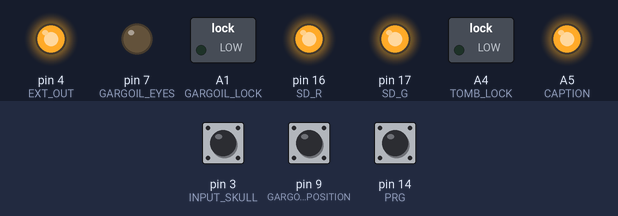
Bench run of a sketch on a simulated Arduino Uno, built with avr-gcc and run on an emulated ATmega328P. Shown: switched loads named in the sketch (green lamp = pin HIGH), output pins drawn as LEDs (lit = HIGH). Inputs (shaded band) come from the test bench; at power-on: pin 3 (INPUT_SKULL) HIGH, pin 9 (GARGOIL_POSITION) HIGH, pin 14 (PRG) HIGH. The audio player accepts every command and is not drawn; pins used as bus, display or sensor lines are not drawn.

Above: at 3.8 s.
3.9 s: pin 3 (INPUT_SKULL) pulled LOW for 0.15 s
At 4.3 s:
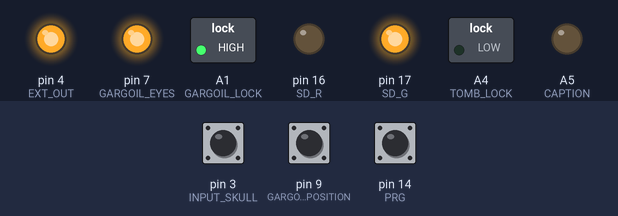
At 5.6 s:
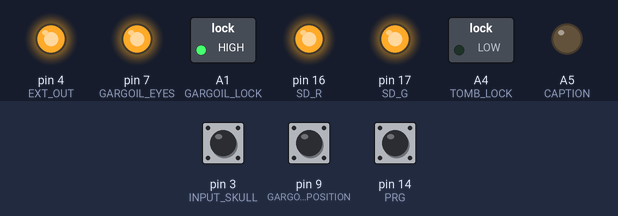
5.9 s: pin 9 (GARGOIL_POSITION) pulled LOW for 0.15 s
At 10.6 s:
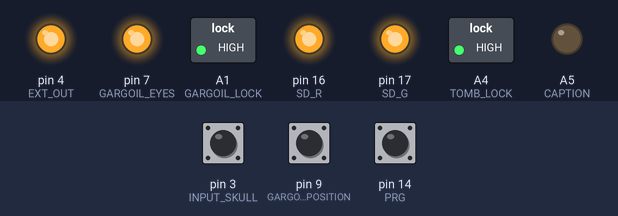
Timing chart, 0 to 12.1 s (numbered marks = the images above; inputs shaded):
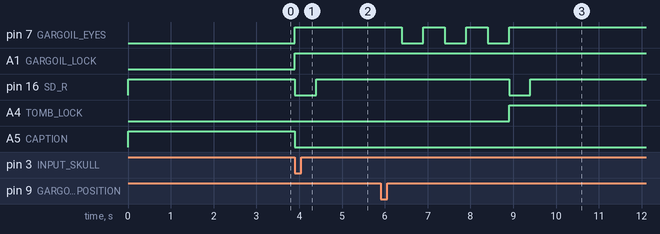

The sketch:

tombstone.ino
```cpp
#define __STDC_LIMIT_MACROS

#include <MFRC522.h>
#include <SPI.h>
#include <EEPROM.h>
#include <Servo.h>
#include <DFPlayer_Mini_Mp3.h>

#define DEBUG 0

#define RST_PIN        8           // Configurable, see typical pin layout above
#define SS_PIN         10          // Configurable, see typical pin layout above

#define SERVO_S1       5            // Сигнал управления сервоприводом №1
#define SERVO_S2       6            // Сигнал управления сервоприводом №2

#define EXT_OUT        4            // Внешний сигнал активации второй платы

#define SD_R           16 //A2      // Красный цвет второго светодиода
#define SD_G           17 //A3      // Зелёный цвет первого светодиода

#define PRG            14 //A0      // Вывод отвечает за вход в режим программирования новой карточки (если на него подан логический 0 - GND)

#define GARGOIL_POSITION 9 // Герконы от гаргулий
#define INPUT_SKULL 3 // Входной сигнал от черепа

#define GARGOIL_EYES 7 // Глаза гаргулий
#define GARGOIL_LOCK A1 // Отпускаем гаргулий
#define TOMB_LOCK A4 // Отпускаем "камень" от могилы
#define CAPTION A5 // Включаем подпись

#define sd_access_green       ( digitalWrite(SD_G, HIGH), digitalWrite(SD_R, LOW) )
#define sd_access_red         ( digitalWrite(SD_G, LOW), digitalWrite(SD_R, HIGH) )
#define sd_access_yellow      ( digitalWrite(SD_G, HIGH), digitalWrite(SD_R, HIGH) )
#define sd_access_clear       ( digitalWrite(SD_G, LOW), digitalWrite(SD_R, LOW) )

#define ext_out_on            ( digitalWrite(EXT_OUT, LOW) )
#define ext_out_off           ( digitalWrite(EXT_OUT, HIGH) )


MFRC522 mfrc522(SS_PIN, RST_PIN);   // Create MFRC522 instance.

MFRC522::MIFARE_Key key;

Servo myservo1;  // create servo object to control a servo
// twelve servo objects can be created on most boards
Servo myservo2;  // create servo object to control a servo
// twelve servo objects can be created on most boards

int angle = 0;    // variable to store the servo position

//const unsigned char Saved_UID[10] = {0x34, 0x38, 0x07, 0x81, 0xda, 0xed, 0x56, 0, 0, 0};
unsigned char legal_UID[10];
unsigned char card_i = 0, i = 0;

unsigned long old_time = 0, new_time = 0, timeout = 0;

////////////////////////////////////////////////////////////////////////////////////////

enum EState
{
  ES_WAIT_SKULL,
  ES_WAIT_GARGOIL,
  ES_WAIT_CRYSTALL,
  ES_ETERNITY
};

EState State = ES_WAIT_SKULL;

////////////////////////////////////////////////////////////////////////////////////////

#if (DEBUG)
/**
   Helper routine to dump a byte array as hex values to Serial.
*/
void dump_byte_array(byte *buffer, byte bufferSize)
{
  for (byte i = 0; i < bufferSize; i++)
  {
    Serial.print(buffer[i] < 0x10 ? " 0" : " ");
    // delay(50);
    Serial.print(buffer[i], HEX);
    // delay(50);
  }
}
#endif

void(* doReset) (void) = 0; //declare reset function @ address 0

void RecordNewTagAndReset()
{
  sd_access_yellow;

  timeout = 0;
  old_time = millis();

  while (timeout < 1000) {
    new_time = millis();
    if ((new_time - old_time) >= 0) {
      timeout = new_time - old_time;
    } else {
      timeout = 0xffffffff - old_time + new_time;
    }

    // Look for new cards
    if (!mfrc522.PICC_IsNewCardPresent()) {
      continue;
    }
#if(DEBUG)
    Serial.println("IsNewCard");
    //delay(50);
#endif

    // Select one of the cards
    if ( mfrc522.PICC_ReadCardSerial()) {
#if (DEBUG)
      // Show some details of the PICC (that is: the tag/card)
      Serial.print("Card UID:");
      dump_byte_array(mfrc522.uid.uidByte, mfrc522.uid.size);

      Serial.println();
      Serial.print("PICC type: ");
      byte piccType = mfrc522.PICC_GetType(mfrc522.uid.sak);
      delay(50);
#endif

      unsigned char PROGRAMM_OK = 1;
      for (card_i = 0; card_i < 10; card_i++) {
        if (card_i < mfrc522.uid.size) {
          EEPROM.write(32245 + card_i, mfrc522.uid.uidByte[card_i]);
          legal_UID[card_i] = mfrc522.uid.uidByte[card_i];
          delay(5);
        } else {
          EEPROM.write(32245 + card_i, 0);
          legal_UID[card_i] = 0;
          delay(5);
        }
      }

      for (card_i = 0; card_i < mfrc522.uid.size; card_i++) {
        if (mfrc522.uid.uidByte[card_i] != EEPROM.read(32245 + card_i)) {
          PROGRAMM_OK = 0;
        }
      }

#if (DEBUG)
      if (PROGRAMM_OK) {
        Serial.println("Programm OK");
      } else {
        Serial.println("Programm mistake");
      }
      //delay(50);
#endif

      if (PROGRAMM_OK) {
        sd_access_green;
        delay(2000);
        sd_access_yellow;
        delay(2000);
        sd_access_red;
        delay(6000);
      } else {
        sd_access_red;
        delay(10000);
      }

      // Stop encryption on PCD
      mfrc522.PCD_StopCrypto1();
      sd_access_yellow;

      doReset();
    }
  }
}

void DoWaitSkull()
{
  if (digitalRead(INPUT_SKULL) == LOW) {
    digitalWrite(GARGOIL_LOCK, HIGH);
    digitalWrite(CAPTION, LOW);

    digitalWrite(GARGOIL_EYES, HIGH);

    State = ES_WAIT_GARGOIL;

    sd_access_green;
    delay(500);
    sd_access_yellow;
  }
}

void DoWaitGargoil()
{
  if (digitalRead(GARGOIL_POSITION) == LOW) {
  #if (!DEBUG)
    mp3_play(1);
  #endif

    // Blink eyes.

    for (int i = 0; i < 3; ++i) {
      delay(500);
      digitalWrite(GARGOIL_EYES, LOW);
      delay(500);
      digitalWrite(GARGOIL_EYES, HIGH);
    }

    // Открыть магнит.
    digitalWrite(TOMB_LOCK, HIGH);

    State = ES_WAIT_CRYSTALL;

    sd_access_green;
    delay(500);
    sd_access_yellow;

/*
  #if (!DEBUG)
    delay(3000);
    mp3_stop();

    mp3_play(3);
    delay(4000);
    mp3_stop();
  #endif
  */
  }
}

void DoWaitCrystall()
{
  sd_access_yellow;

  timeout = 0;
  old_time = millis();

  while (timeout < 1000) //продолжать опрос в течение 1с
  {
    new_time = millis();
    if ((new_time - old_time) >= 0) timeout = new_time - old_time;
    else timeout = 0xffffffff - old_time + new_time;

    // Look for new cards
    if ( mfrc522.PICC_IsNewCardPresent())
    {
#if (DEBUG)
      Serial.println("IsNewCard");
      //delay(50);
#endif
      // Select one of the cards
      if ( mfrc522.PICC_ReadCardSerial())
      {


#if (DEBUG)
        // Show some details of the PICC (that is: the tag/card)
        Serial.print("Card UID:");
        //delay(50);
        dump_byte_array(mfrc522.uid.uidByte, mfrc522.uid.size);

        Serial.println();
        Serial.print("Legal UID:");
        dump_byte_array(legal_UID, sizeof(legal_UID));

        //delay(50);
        Serial.println();
        //delay(50);
        Serial.print("PICC type: ");
        //delay(50);
        byte piccType = mfrc522.PICC_GetType(mfrc522.uid.sak);
        //Serial.println(mfrc522.PICC_GetTypeName(piccType));
        delay(50);
#endif

        unsigned char SUCCESS = 1;
        for (card_i = 0; card_i < mfrc522.uid.size; card_i++)
        {
          if (mfrc522.uid.uidByte[card_i] != legal_UID[card_i])
          {
            SUCCESS = 0;
            break;
          }
        }

        if (SUCCESS) { //Если карточка принята
#if (DEBUG)
          Serial.println();
          Serial.println("Card success");
#endif
          sd_access_green;
          ext_out_on;                   // подать сигнал активности плате второго кристала

          myservo1.attach(SERVO_S1);  // подключить сервопривод
          myservo1.write(91);         // скорость вращения сервоприводов >90 вправо <90 влево
          myservo2.attach(SERVO_S2);  // подключить сервопривод
          myservo2.write(89);         // скорость вращения сервоприводов >90 вправо <90 влево

#if (!DEBUG)
      mp3_play(2);
#endif
          delay(30000);
          myservo1.detach();          //отключить сервопривод
          myservo2.detach();
          sd_access_yellow;

          State = ES_ETERNITY;
        } else { //если карточка не верна
#if (DEBUG)
          Serial.println();
          Serial.println("Card denied");
#endif
          sd_access_red;
          delay(2000);
          sd_access_yellow;
        }

        // Stop encryption on PCD
        mfrc522.PCD_StopCrypto1();
        break;
      }
    }
  }
}

/**
   Initialize.
*/

void setup()
{
  // конфигурируем порты
  ext_out_off;
  pinMode(EXT_OUT, OUTPUT);

  pinMode(SD_R, OUTPUT);
  pinMode(SD_G, OUTPUT);

  sd_access_yellow;

  pinMode(PRG, INPUT); // настроить как вход
  digitalWrite(PRG, HIGH); // притянуть к питанию

  pinMode(GARGOIL_EYES, OUTPUT);
  pinMode(GARGOIL_LOCK, OUTPUT);
  pinMode(TOMB_LOCK, OUTPUT);
  pinMode(CAPTION, OUTPUT);

  digitalWrite(GARGOIL_EYES, LOW);
  digitalWrite(GARGOIL_LOCK, LOW);
  digitalWrite(TOMB_LOCK, LOW);
  digitalWrite(CAPTION, HIGH);

  pinMode(GARGOIL_POSITION, INPUT_PULLUP);
  pinMode(INPUT_SKULL, INPUT_PULLUP);

  Serial.begin(9600); // Initialize serial communications with the PC
  while (!Serial);    // Do nothing if no serial port is opened (added for Arduinos based on ATMEGA32U4)

#if (!DEBUG)
  mp3_set_serial (Serial);    //set Serial for DFPlayer-mini mp3 module
  delay (100);
  mp3_set_volume(40);

  delay(500);
  mp3_play(1);
  delay(2000);
  mp3_stop();
#endif

  SPI.begin();        // Init SPI bus
  mfrc522.PCD_Init(); // Init MFRC522 card

  // Prepare the key (used both as key A and as key B)
  // using FFFFFFFFFFFFh which is the default at chip delivery from the factory

  for (byte i = 0; i < 10; i++)
  {
    legal_UID[i] = EEPROM.read(32245 + i);
  }

#if (DEBUG)
  Serial.println("Scan a MIFARE Ultralight Started");
  //delay(50);
  dump_byte_array(key.keyByte, MFRC522::MF_KEY_SIZE);
  //delay(50);
  Serial.println();
  //delay(50);
#endif
}

/**
   Main loop.
*/
void loop() {
  if (digitalRead(PRG) == LOW) {
    RecordNewTagAndReset();
  }

  switch (State) {
    case ES_WAIT_SKULL:
      DoWaitSkull();
      break;

    case ES_WAIT_GARGOIL:
      DoWaitGargoil();
      break;

    case ES_WAIT_CRYSTALL:
      DoWaitCrystall();
      break;

    case ES_ETERNITY:
      while (true) {
        delay(100);
      }
  };
}
```

Measured:
- after the input at 3.9 s, pin 7 (GARGOIL_EYES), A1 (GARGOIL_LOCK): LOW → HIGH at once; pin 16 (SD_R): HIGH → LOW at once, → HIGH 0.50 s later; A5 (CAPTION): HIGH → LOW at once
- after the input at 5.9 s, pin 7 (GARGOIL_EYES): alternates HIGH for 0.50 s and LOW for 0.50 s, 6 changes in all, then stays HIGH, starting after 0.50 s; pin 16 (SD_R): HIGH → LOW after 3.0 s, → HIGH 0.50 s later; A4 (TOMB_LOCK): LOW → HIGH after 3.0 s
